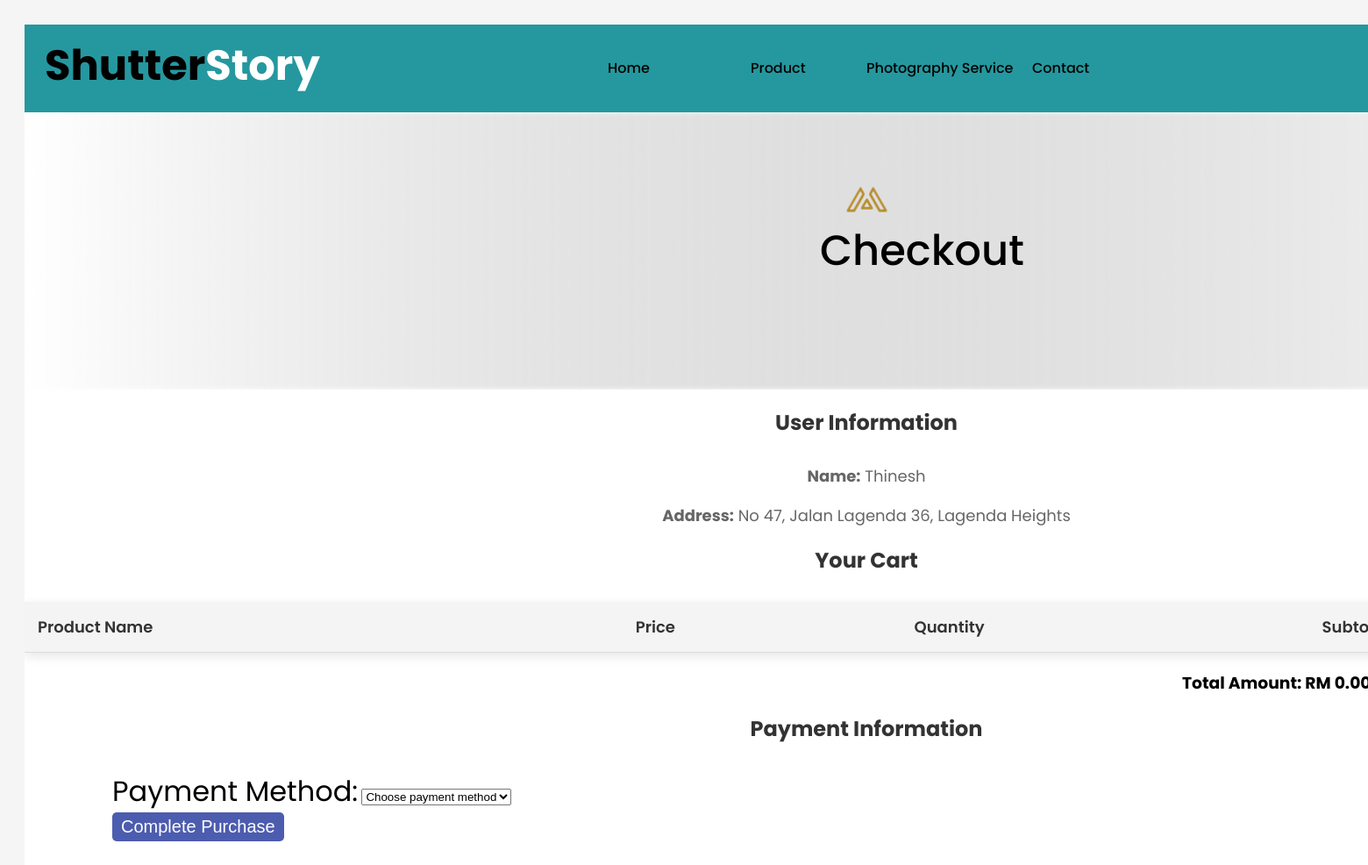
Screenshot of /checkout.php (signed in) with the database file from the repository.
### tables this page shows
CREATE TABLE `users` (
  `username` varchar(255) DEFAULT NULL,
  `password` varchar(100) DEFAULT NULL,
  `email` varchar(100) NOT NULL,
  `add_line1` varchar(100) DEFAULT NULL,
  `add_line2` varchar(100) DEFAULT NULL,
  `add_line3` varchar(100) DEFAULT NULL,
  `zipcode` varchar(50) DEFAULT NULL,
  `state` varchar(100) DEFAULT NULL,
  `country` varchar(100) DEFAULT NULL,
  `role` varchar(20) DEFAULT 'user'
);

### checkout.php (the view, shortened to what this page needs)
<?php
$servername = "localhost";
$username = "root";
$password = "";
$dbname = "shutterstory_db";
$conn = new mysqli($servername, $username, $password, $dbname);
$email = $_SESSION['email'];
$stmt = $conn->prepare("SELECT * FROM users WHERE email = ?");
$stmt->bind_param("s", $email);
$stmt->execute();
$result = $stmt->get_result();
$user = $result->fetch_assoc();
$total_amount = 0;
?>
<!DOCTYPE html>
<html lang="en">
<head>
    <link rel="stylesheet" href="contact.css">
</head>
<body>
    <div class="main-container">
        <div class="rectangle">
            <div class="account-alert-outline"></div>
            <div class="shutter-story">
                <span class="shutter">Shutter</span><span class="story">Story</span>
            </div>
            <span class="rental-service">Photography Service</span>
            <span class="contact-2">Contact</span>
            <a href="Homepage.php" class="home">Home</a>
            <span class="shop">Product</span>
            <div class="mdi-account-alert-outline"></div>
        </div>
        <div class="rectangle-3">
            <div class="meubel-house-logos"></div>
            <span class="contact-4">Checkout</span>
        </div>
        <div class="checkout-container">
            <h2>User Information</h2>
            <p><strong>Name:</strong> <?php echo htmlspecialchars($user['username']); ?></p>
            <p><strong>Address:</strong>
    <?php
        echo htmlspecialchars($user['add_line1']);
        if (!empty($user['add_line2'])) echo ' ' . htmlspecialchars($user['add_line2']);
        if (!empty($user['add_line3'])) echo ' ' . htmlspecialchars($user['add_line3']);
    ?>
</p>
            <h2>Your Cart</h2>
            <table>
                <thead>
                    <tr>
                        <th>Product Name</th>
                        <th>Price</th>
                        <th>Quantity</th>
                        <th>Subtotal</th>
                    </tr>
                </thead>
            </table>
            <h3 style=" margin-left: 1320px;">Total Amount: RM <?php echo number_format($total_amount, 2); ?></h3>
            <h2>Payment Information</h2>
            <form action="process_payment.php" method="POST">
                <div>
                        <label for="payment_method" style="font-size: xx-large;
                        margin-left: 100px;">Payment Method:</label>
                        <select name="payment_method" onchange="toggleCreditCardDetails()" required>
                        <option value="" disabled selected style="color: black;">Choose payment method</option>
                    </select>
                </div>
                <button type="submit">Complete Purchase</button>
              </form>
        </div>
    </div>
</body>
</html>

### contact.css (style rules this page uses)
:root { --default-font-family: -apple-system, BlinkMacSystemFont, "Segoe UI", Roboto, Ubuntu, "Helvetica Neue", Helvetica, Arial, "PingFang SC", "Hiragino Sans GB", "Microsoft Yahei UI", "Microsoft Yahei", "Source Han Sans CN", sans-serif; }
a { text-decoration: none; }
.main-container { overflow: hidden; }
.main-container, .main-container * { box-sizing: border-box; }
input, select, textarea, button { outline: 0; }
.main-container { position: relative; width: 1920px; height: 2000px; max-height: 100%; margin: 0 auto; background: #ffffff; overflow: hidden; }
.rectangle { position: relative; width: 1920px; height: 100px; margin: 0 0 0 0; background: #25989f; z-index: 1; }
.account-alert-outline { position: absolute; width: 28px; height: 28px; top: 8px; left: 1468px; z-index: 81; overflow: hidden; }
.shutter-story { position: absolute; width: 327.062px; height: 71.144px; top: 11px; left: 22.971px; font-family: Poppins, var(--default-font-family); font-size: 48px; font-weight: 700; line-height: 71.144px; text-align: left; text-overflow: initial; white-space: nowrap; z-index: 7; }
.shutter { position: relative; color: #000000; font-family: Poppins, var(--default-font-family); font-size: 48px; font-weight: 700; line-height: 72px; text-align: left; }
.story { position: relative; color: #ffffff; font-family: Poppins, var(--default-font-family); font-size: 48px; font-weight: 700; line-height: 72px; text-align: left; }
.rental-service { display: flex; align-items: flex-start; justify-content: flex-start; position: absolute; height: 24px; top: 38px; left: 960px; color: #000000; font-family: Poppins, var(--default-font-family); font-size: 16px; font-weight: 500; line-height: 24px; text-align: left; white-space: nowrap; z-index: 5; }
.contact-2 { display: flex; align-items: flex-start; justify-content: flex-start; position: absolute; height: 24px; top: 38px; left: 1149px; color: #000000; font-family: Poppins, var(--default-font-family); font-size: 16px; font-weight: 500; line-height: 24px; text-align: left; white-space: nowrap; z-index: 6; }
.home { display: flex; align-items: flex-start; justify-content: flex-start; position: absolute; height: 24px; top: 38px; left: 665px; color: #000000; font-family: Poppins, var(--default-font-family); font-size: 16px; font-weight: 500; line-height: 24px; text-align: left; white-space: nowrap; z-index: 3; }
.shop { display: flex; align-items: flex-start; justify-content: flex-start; position: absolute; height: 24px; top: 38px; left: 828px; color: #000000; font-family: Poppins, var(--default-font-family); font-size: 16px; font-weight: 500; line-height: 24px; text-align: left; white-space: nowrap; z-index: 4; }
.mdi-account-alert-outline { position: absolute; width: 65px; height: 28px; top: 40px; left: 1162px; z-index: 84; overflow: hidden; }
.rectangle-3 { position: relative; width: 1920px; height: 316px; margin: 0 0 0 0; background: url(./assets/images/4b4b7051-01ab-4739-9c07-ebeb8a71683e.png) no-repeat center; background-size: cover; z-index: 9; }
.meubel-house-logos { position: absolute; width: 77px; height: 77px; top: 61px; left: 922px; background: url(./assets/images/2727769ba74736d502746301ed573ed8940fc322.png) no-repeat center; background-size: cover; z-index: 12; }
.contact-4 { display: flex; align-items: flex-start; justify-content: flex-start; position: absolute; height: 72px; top: 122px; left: 907px; color: #000000; font-family: Poppins, var(--default-font-family); font-size: 48px; font-weight: 500; line-height: 72px; text-align: left; white-space: nowrap; z-index: 11; }
body { font-family: 'Poppins', sans-serif; background-color: #f5f5f5; padding: 20px; }
h2 { text-align: center; margin-bottom: 30px; color: #333; }
table { width: 100%; border-collapse: collapse; background-color: #fff; margin-bottom: 20px; box-shadow: 0px 4px 12px rgba(0, 0, 0, 0.1); overflow-x: auto; }
table th, table td { padding: 15px; text-align: left; border-bottom: 1px solid #ddd; }
table th { background-color: #f4f4f4; color: #333; font-weight: 600; }
table tr:last-child { font-size: 18px; font-weight: bold; }
button { background-color: #4c5caf; color: white; padding: 5px 10px; margin-left: 100px; border: none; border-radius: 5px; font-size: 20px; cursor: pointer; transition: background-color 0.3s ease; }
p { text-align: center; font-size: 18px; color: #666; }

### rows the page displays
users: username "Thinesh", add_line1 "No 47,", add_line2 "Jalan Lagenda 36,", add_line3 "Lagenda Heights"
